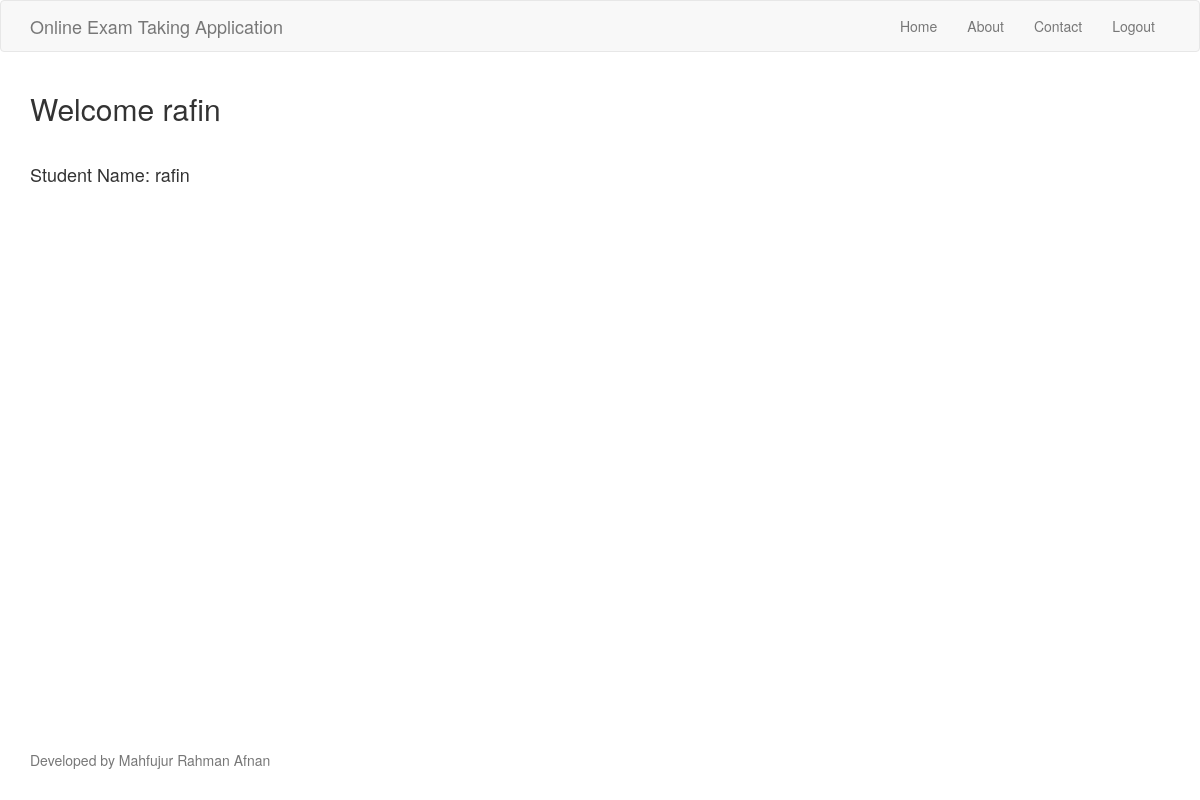
Page /dashboard/ (signed in) on the earlier database version.
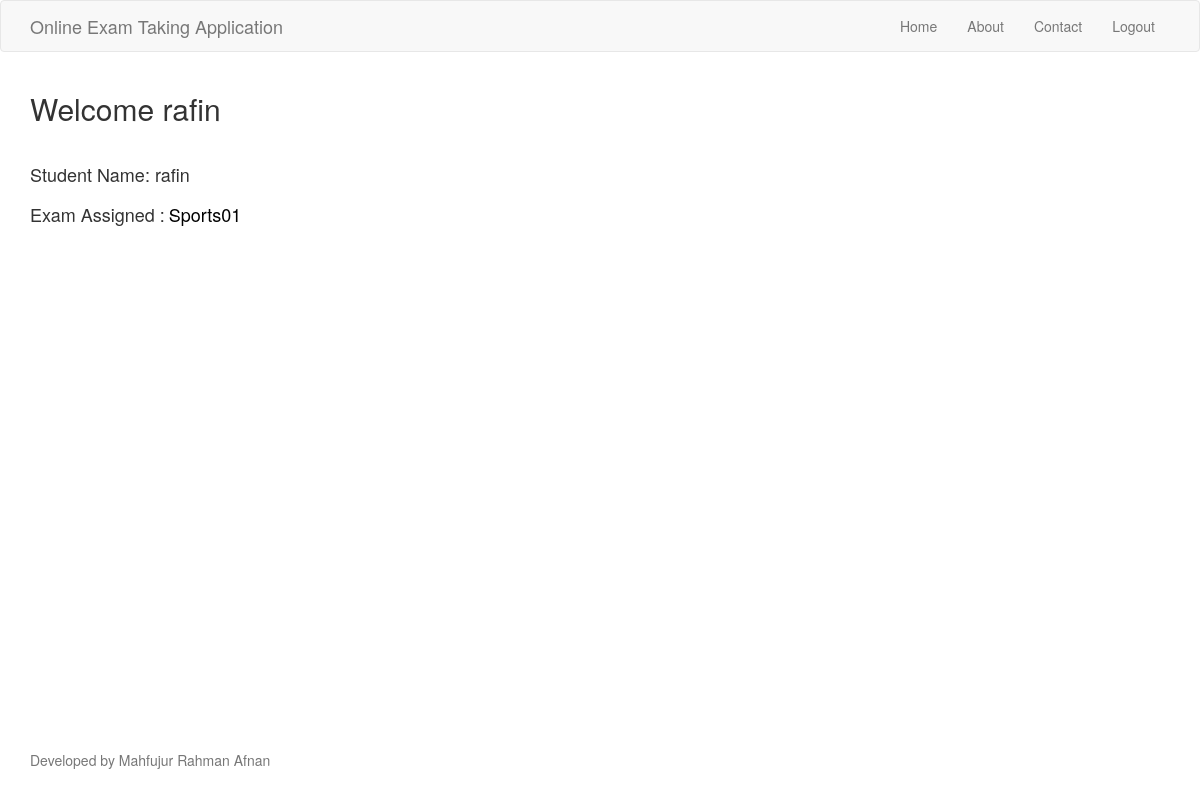
Same page on the later database version.
### Exam/models.py (models this page shows)
class Student(models.Model):
    user = models.ForeignKey(User, on_delete=models.CASCADE)
    exampaper = models.ForeignKey(Exam, on_delete=models.CASCADE)
    def __str__(self):
        return str(self.user) +" : "+str(self.exampaper)

class Exam(models.Model):
    examName = models.CharField(max_length = 250)
    examDate = models.DateField()
    def __str__(self):
        return self.examName

### Exam/views.py (the view)
# urls.py: path('dashboard/', views.dashboard, name='dashboard'),
@login_required
def dashboard(request):
    assignPaper = Student.objects.filter(user=request.user)
    print(assignPaper)
    return render(request, 'Exam/dashboard.html', {'choices':assignPaper})

### Exam/templates/Exam/dashboard.html (shortened to what this page needs)
{% extends "index.html" %}
{% block content %}
  <h2>Welcome {{ user.username }}</h2>
  <br>
  <h4>Student Name: {{ user.username }}</h4>
  {% for choice in choices %}
  <div class="row">
    <div class="col-md-4">
      <label><h4>Exam Assigned : </h4></label>
      <a href="/exam/questions/{{ choice.exampaper }}"><label><h4>{{ choice.exampaper }}</h4></label></a>
    </div>
  </div>
  {% endfor %}
{% endblock %}

Differences in the rows shown:
added Student: exampaper "Sports01"
